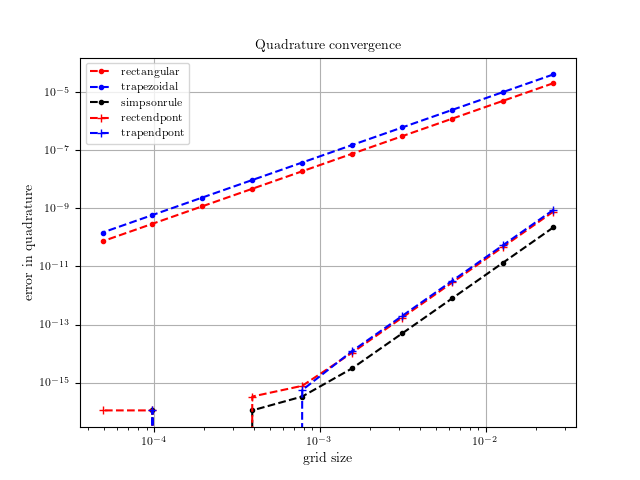

Reproduce this figure in Julia.
#!/usr/bin/env julia
# File: quadrature.jl
# Name: D.Saravanan
# Date: 20/09/2021

""" Program to implement the different quadrature and see how the error behaves """

import PyPlot
const plt = PyPlot
plt.rc("pgf", texsystem="pdflatex")
plt.rc("font", family="serif", weight="normal", size=8)
plt.rc("axes", labelsize=10, titlesize=10)
plt.rc("figure", titlesize=10)
plt.rc("text", usetex="True")
using LaTeXStrings

# end points of interval
a, b = 0, 1

# function to be integrated
f = x -> exp.(-x.^2)

# derivative of the function
g = x -> -2*x*exp.(-x.^2)

# exact value of the integral
exact = 0.746824132812427025399

# number of different set of grids
Ngrids = 10

h = zeros(Ngrids)       # different grid spacings

rect = zeros(Ngrids)    # rectangular rule
trap = zeros(Ngrids)    # trapezoidal rule
simp = zeros(Ngrids)    # simpson rule
rend = zeros(Ngrids)    # rectangular rule with end-point correction
tend = zeros(Ngrids)    # trapezoidal rule with end-point correction

for k in 1:Ngrids
    N = 10*2^(k+1)              # number of grid points
    h[k] = (b - a)/(N - 1)      # grid spacing
    x = LinRange(a,b,N)         # grid points
    y = 0.5*(x[1:N-1] + x[2:N]) # mid-points of each panel

    rect[k] = h[k]*sum(f(y))                        # rectangular rule
    trap[k] = h[k]*(sum(f(x)) - (f(a) + f(b))/2)    # trapezoidal rule
    simp[k] = (2*rect[k] + trap[k])/3               # simpson rule
    rend[k] = rect[k] + h[k]^2 / 24*(g(b) - g(a))   # rectangular rule with end-point correction
    tend[k] = trap[k] - h[k]^2 / 12*(g(b) - g(a))   # trapezoidal rule with end-point correction
end

# error calculations
rect_err = abs.(Float64.(rect .- exact))    # error in rectangular rule
trap_err = abs.(Float64.(trap .- exact))    # error in trapezoidal rule
simp_err = abs.(Float64.(simp .- exact))    # error in simpson rule
rend_err = abs.(Float64.(rend .- exact))    # error in rectangular rule with end-point correction
tend_err = abs.(Float64.(tend .- exact))    # error in trapezoidal rule with end-point correction

fig, ax = plt.subplots()
ax.loglog(h, rect_err, "r.--", label=raw"rectangular")
ax.loglog(h, trap_err, "b.--", label=raw"trapezoidal")
ax.loglog(h, simp_err, "k.--", label=raw"simpsonrule")
ax.loglog(h, rend_err, "r+--", label=raw"rectendpont")
ax.loglog(h, tend_err, "b+--", label=raw"trapendpont")
ax.set(xlabel=raw"grid size", ylabel=raw"error in quadrature")
ax.set_title(raw"Quadrature convergence")
ax.grid(true); ax.legend()
plt.savefig("quadrature.pdf")
